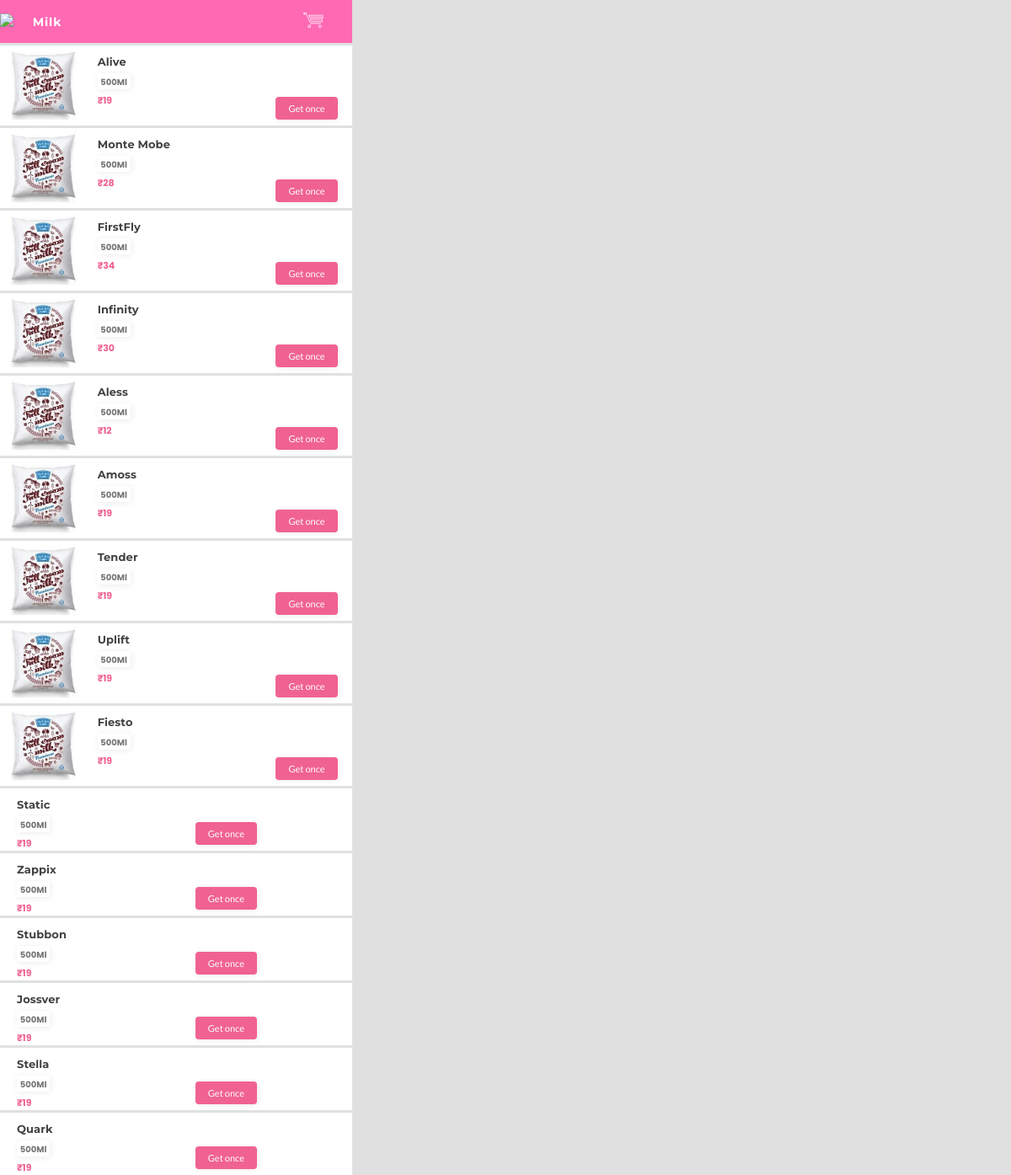
The page /index/link on the database its author committed.
### flsk.py (models this page shows)
class Items(db.Model):
    prdctname=db.Column(db.String(30), nullable=False)#0
    price=db.Column(db.Integer)#1
    catagory=db.Column(db.String(40), nullable=False)#2
    image=db.Column(db.String(30))#3
    descrptn=db.Column(db.String(130), nullable=False)#4
    quntity=db.Column(db.Integer, nullable=False)#5
    productId=db.Column(db.Integer,primary_key=True)#6
    cart=db.relationship('Cart', backref='Items', uselist=False)

### flsk.py (the view)
@app.route('/index/link')
def link():
    items=Items.query.all()
    print(items)
    return render_template('link.html', items=items)

### templates/link.html (shortened to what this page needs)
{% extends "structure.html" %}
{% block head %}
{{ super() }}
{% endblock %}
{% block content %}
<body>
        <header>
            <ul>
                <li>
                    <a href="{{url_for('index')}}">
                        <img src="/static/svg/back.svg">
                    </a>
                </li>
                <li>
                    <span>Milk</span>
                </li>
                <li>
                    <a href="{{url_for('cart')}}">
                        <img id="cart" src="/static/assets/svg/003-shopping-cart.svg">
                    </a>
                </li>
            </ul>
        </header>
    <section>
    {% for item in items %}
    {% set fname='assets/' + item.image %}
    <div class="wrap">
        <div class="item">
            <div class="img">
                 <a href="{{url_for('product')}}"><img data-src="{{url_for('static', filename=fname)}}"></a>
            </div>
            <div class="txt">
                <span>{{item.prdctname}}</span>
                <p id="quantity">{{item.quntity}}Ml</p>
                <p>₹{{item.price}}</p>
            </div>
            <div class="btn">
                <button class="add ripple" onclick="window.location.href='/addToCart?produtId={{item.productId}}'">Get once</button>
            </div>
        </div>
    </div>
    </section>
    {% endfor %}
</body>
{% endblock %}

### static/css/link.css (style rules this page uses)
body { margin: 0px; padding:0px; height: 100%; width: 100%; scroll-behavior: smooth; background: #e0e0e0; }
header { padding: 0px; height: 51px; width: 418px; margin: 0px; background: #ff69b4; position: fixed; top: 0px; }
header ul { height: inherit; width: inherit; display: flex; align-items: center; justify-content: space-between; margin: 0px; padding: 0px; }
header ul li { text-decoration: none; list-style: none; }
header ul li span { letter-spacing: 0.9px; position: relative; right: 149px; color: white; font-size: 14px; line-height: 1px; font-weight: bold; font-family: 'Montserrat', sans-serif; }
header ul li a img { height: inherit; width: 24px; margin-right: 34px; }
.wrap { max-width: 418px; max-height: 103px; background: white; }
.item { height: inherit; width: inherit; margin-top: 3px; display: flex; flex-wrap: wrap; }
.item .btn { width: 100px; max-height: inherit; }
.img { max-height: inherit; }
.item .img img { max-height: 91px; margin: 0px; }
.item .img a { text-decoration: none; max-height: inherit; margin: 0px; margin-left: 4px; }
.wrap .item .txt { margin-left: 16px; width: 156px; margin-top: 10px; max-height: inherit; }
.wrap .item .txt #quantity { box-shadow: 1px 1px 7px 0px #efebe9; width: 39px; height: 16px; border: none; font-size: 10px; border-radius: 3px; text-align: center; font-family: 'Poppins', sans-serif; padding-top: 3px; color: #757575; }
.wrap .item .txt span { font-size: 13px; font-style: normal; color: #424242; font-weight: bold; font-family: 'Montserrat', sans-serif; margin-top: 13px; letter-spacing: 0.1px; }
.item .txt p { color: #f06292; margin-top: 5px; font-family: 'Poppins', sans-serif; font-size: 11px; margin-bottom: 0px; font-weight: bold; }
.btn .add { background: #f06292; margin-bottom: 7px; border-radius: 4px; outline: none; border: none; font-family: 'Lato', sans-serif; padding: 7px 15px; font-size: 11px; color:white; box-shadow: 1px 1px 6px 0px #efebe9; }
.btn .ripple { position: relative; overflow: hidden; transform: translate3d(0, 0, 0); }
.btn .ripple::after { content: ""; display: block; position: absolute; width: 100%; height: 100%; top: 0; left: 0; pointer-events: none; background-image: radial-gradient(circle, #fff 10%, transparent 10.01%); background-repeat: no-repeat; background-position: 50%; transform: scale(10, 10); opacity: 0; transition: transform .5s, opacity 1s; }
.item .btn { width: 129px; max-height: inherit; display: flex; align-items: flex-end; justify-content: flex-end; }
section { margin-top: 54px; }

### rows shown on the page
Items: prdctname "Alive", quntity "500", price "19"
Items: prdctname "Monte Mobe", quntity "500", price "28"
Items: prdctname "FirstFly", quntity "500", price "34"
Items: prdctname "Infinity", quntity "500", price "30"
Items: prdctname "Aless", quntity "500", price "12"
Items: prdctname "Amoss", quntity "500", price "19"
Items: prdctname "Tender", quntity "500", price "19"
Items: prdctname "Uplift", quntity "500", price "19"
Items: prdctname "Fiesto", quntity "500", price "19"
Items: prdctname "Static", quntity "500", price "19"
Items: prdctname "Zappix", quntity "500", price "19"
Items: prdctname "Stubbon", quntity "500", price "19"
Items: prdctname "Jossver", quntity "500", price "19"
Items: prdctname "Stella", quntity "500", price "19"
Items: prdctname "Quark", quntity "500", price "19"
